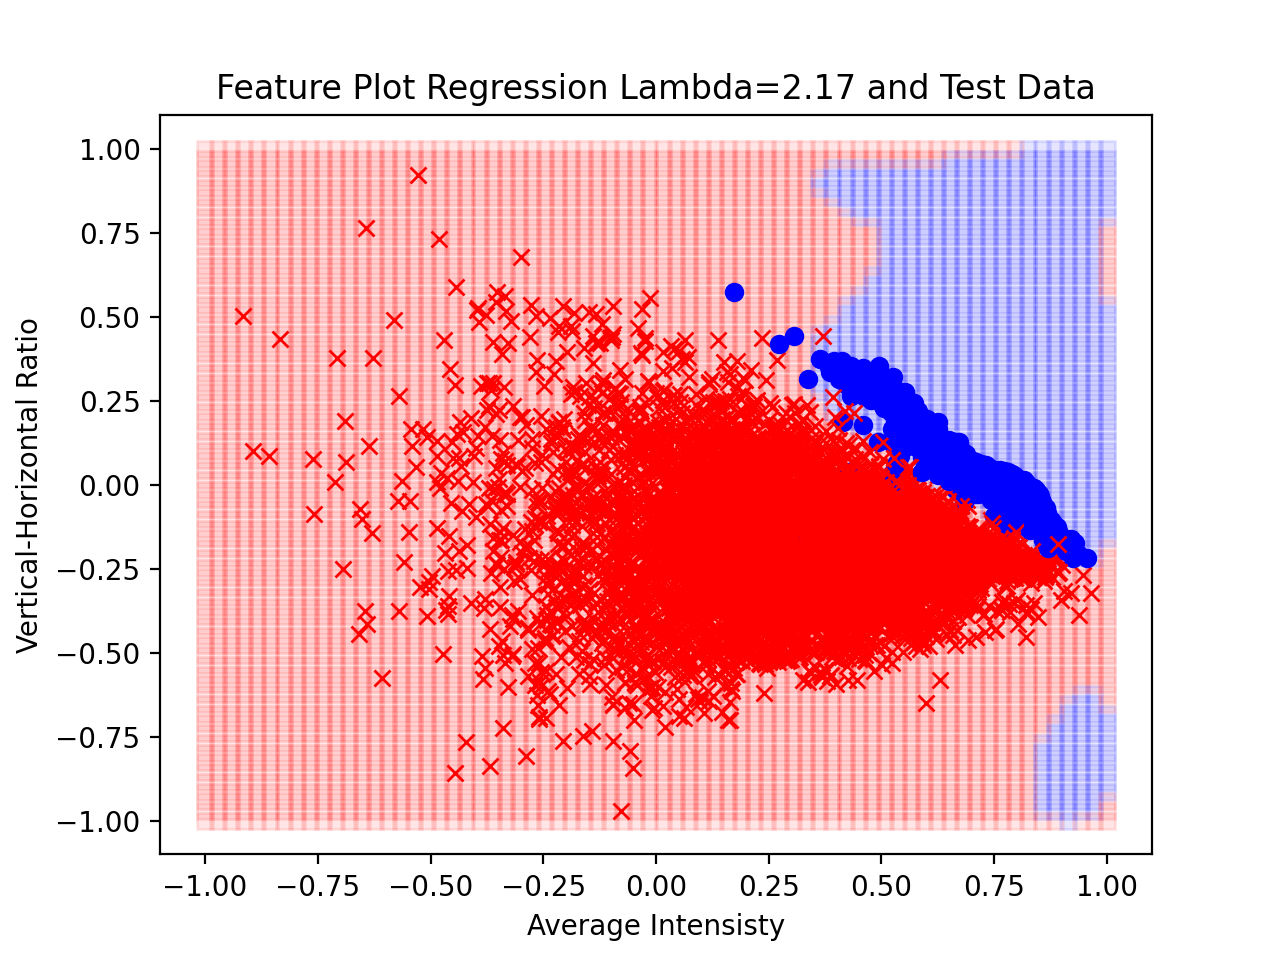

This chart was generated by the following Python code:
import matplotlib.pyplot as plt
from matplotlib import colors
import numpy as np
import math
import random

def Legendre(x,num):
	if (num < 0):
		return 1
	if (num == 0):
		return 1
	elif (num == 1):
		return x
	prev = 1
	curr = x
	k = 2
	while (k <= num):
		temp = curr
		curr = (2*k-1)/k*x*curr-(k-1)/k*prev
		prev = temp
		k += 1
	return curr

def createZ(x,order):
	Z = list()
	for i in range(order+1):
		for j in range(i+1):
			Z.append(Legendre(x[1],i-j)*Legendre(x[2],j))
	# print(Z)
	return Z

dataFile = open("train.txt")
digitLines = dataFile.readlines()

train = list()
for i in digitLines:
	line = i.split()
	train.append((int(line[0]),float(line[1]),float(line[2])))

X = list()
y = list()
j = 0
for i in train:
	if (i[0] == 1):
		y.append(1)
	else:
		y.append(-1)
	X.append(createZ(i,8))

Z = np.array(X)
y = np.array(y)
print(Z.shape)

ZTZ = np.matmul(np.transpose(Z),Z)
ZTZ_1ZT = np.matmul(np.linalg.inv(ZTZ + 2.17*np.identity(45)),np.transpose(Z))
w_reg = np.matmul(ZTZ_1ZT,y)

for i in range(70):
	a = 2*i/69-1
	for j in range(70):
		b = 2*j/69-1
		g = np.matmul(createZ([1,a,b],8),w_reg)
		if (g < 0):
			plt.plot(a,b,'sr', alpha = 0.1)
		else:
			plt.plot(a,b,'sb', alpha = 0.1)

testFile = open("converted.txt")
testLines = testFile.readlines()
for i in testLines:
	line = i.split()
	if (int(line[0]) == 1):
		plt.plot(float(line[1]),float(line[2]),'ob')
	else:
		plt.plot(float(line[1]),float(line[2]),'xr')

plt.title("Feature Plot Regression Lambda=2.17 and Test Data")
plt.xlabel('Average Intensisty')
plt.ylabel('Vertical-Horizontal Ratio')

plt.show()
